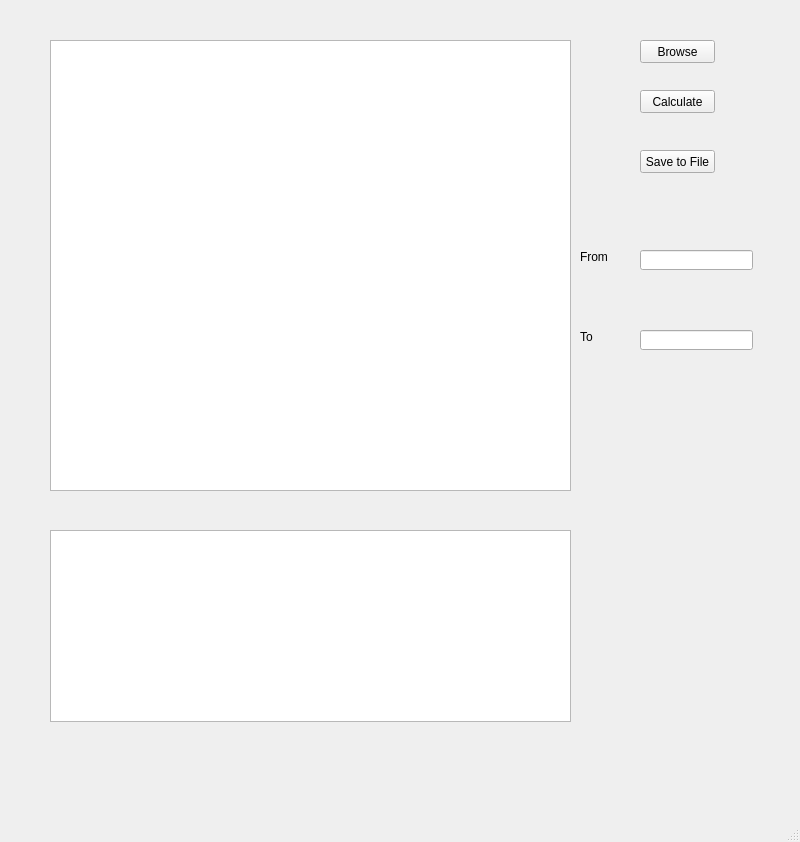
<?xml version="1.0" encoding="UTF-8"?>
<ui version="4.0">
 <class>MainWindow</class>
 <widget class="QMainWindow" name="MainWindow">
  <property name="geometry">
   <rect>
    <x>0</x>
    <y>0</y>
    <width>800</width>
    <height>842</height>
   </rect>
  </property>
  <property name="windowTitle">
   <string>MainWindow</string>
  </property>
  <widget class="QWidget" name="centralwidget">
   <widget class="QPushButton" name="Browse_BTN">
    <property name="geometry">
     <rect>
      <x>640</x>
      <y>40</y>
      <width>75</width>
      <height>23</height>
     </rect>
    </property>
    <property name="text">
     <string>Browse</string>
    </property>
   </widget>
   <widget class="QPushButton" name="Save_BTN">
    <property name="geometry">
     <rect>
      <x>640</x>
      <y>150</y>
      <width>75</width>
      <height>23</height>
     </rect>
    </property>
    <property name="text">
     <string>Save to File</string>
    </property>
   </widget>
   <widget class="QPushButton" name="Calculate_BTN">
    <property name="geometry">
     <rect>
      <x>640</x>
      <y>90</y>
      <width>75</width>
      <height>23</height>
     </rect>
    </property>
    <property name="text">
     <string>Calculate</string>
    </property>
   </widget>
   <widget class="QTableWidget" name="tableWidget">
    <property name="geometry">
     <rect>
      <x>50</x>
      <y>40</y>
      <width>521</width>
      <height>451</height>
     </rect>
    </property>
    <property name="sizeAdjustPolicy">
     <enum>QAbstractScrollArea::AdjustToContents</enum>
    </property>
   </widget>
   <widget class="QTableView" name="tableView">
    <property name="geometry">
     <rect>
      <x>50</x>
      <y>530</y>
      <width>521</width>
      <height>192</height>
     </rect>
    </property>
   </widget>
   <widget class="QLabel" name="label">
    <property name="geometry">
     <rect>
      <x>580</x>
      <y>250</y>
      <width>47</width>
      <height>13</height>
     </rect>
    </property>
    <property name="text">
     <string>From</string>
    </property>
   </widget>
   <widget class="QLabel" name="label_2">
    <property name="geometry">
     <rect>
      <x>580</x>
      <y>330</y>
      <width>47</width>
      <height>13</height>
     </rect>
    </property>
    <property name="text">
     <string>To</string>
    </property>
   </widget>
   <widget class="QLineEdit" name="startValue">
    <property name="geometry">
     <rect>
      <x>640</x>
      <y>250</y>
      <width>113</width>
      <height>20</height>
     </rect>
    </property>
   </widget>
   <widget class="QLineEdit" name="endValue">
    <property name="geometry">
     <rect>
      <x>640</x>
      <y>330</y>
      <width>113</width>
      <height>20</height>
     </rect>
    </property>
   </widget>
  </widget>
  <widget class="QMenuBar" name="menubar">
   <property name="geometry">
    <rect>
     <x>0</x>
     <y>0</y>
     <width>800</width>
     <height>25</height>
    </rect>
   </property>
  </widget>
  <widget class="QStatusBar" name="statusbar"/>
 </widget>
 <resources/>
 <connections/>
</ui>
